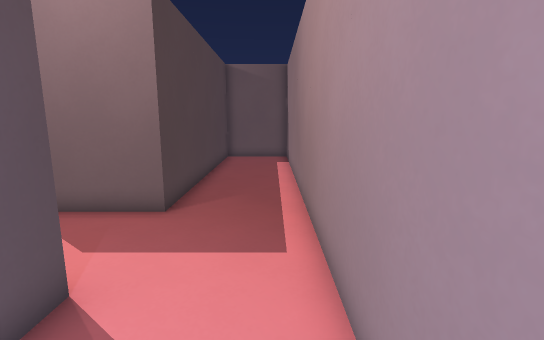
[1] (above)

18 first-person views from a walk through a level from a Godot 3-D game. The camera is 1.3 m above the floor, tilts 10° down and sees 85° across. The floor is counted in squares, 0.5 m on a side. Each view is taken from the middle of a square. On the plan, view 1 faces up. The plan holds only what a view shows up to about 19 squares ahead; the rest is blank. The place goes on beyond the plan.

[2]
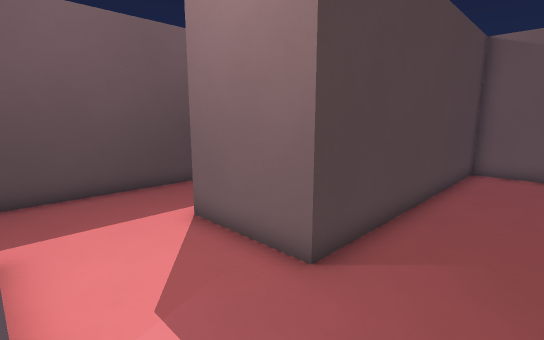

[3]
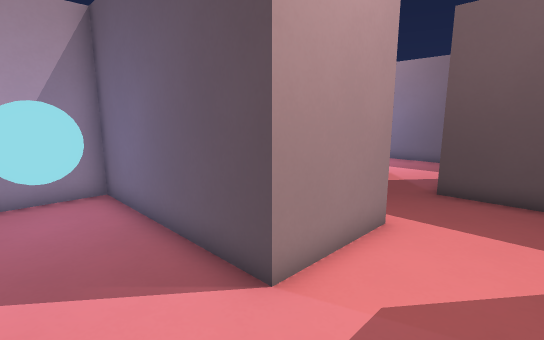

[4]
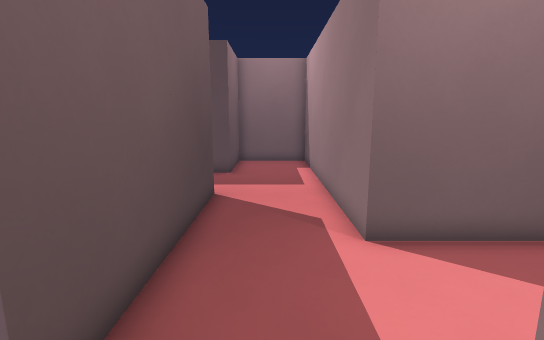

[5]
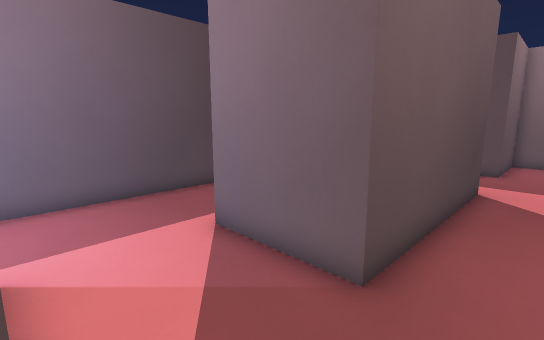

[6]
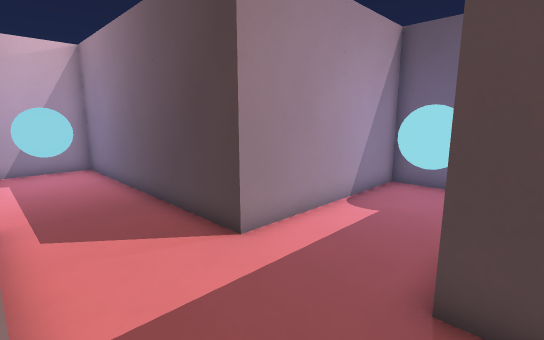

[7]
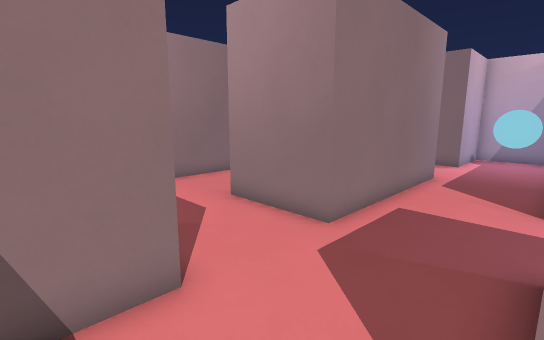

[8]
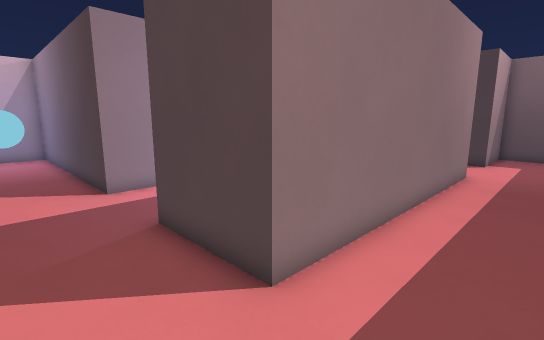

[9]
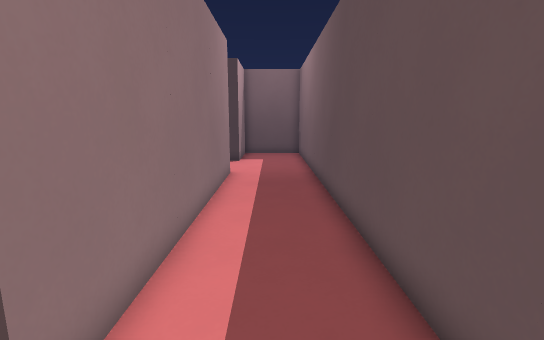

[10]
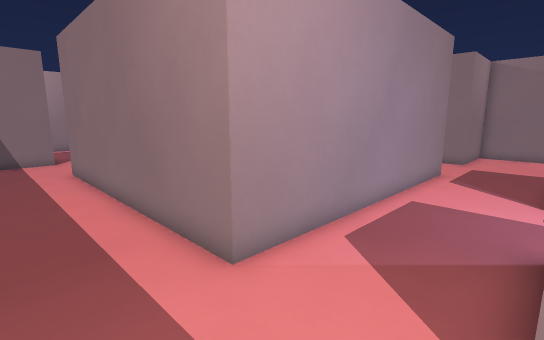

[11]
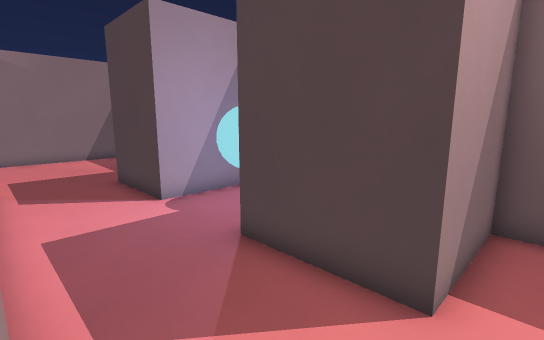

[12]
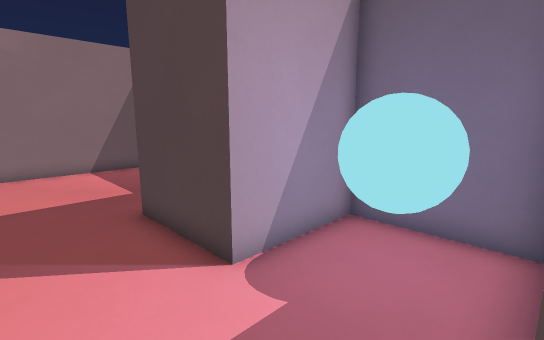

[13]
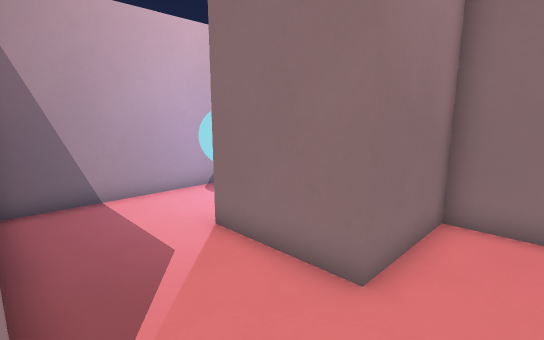

[14]
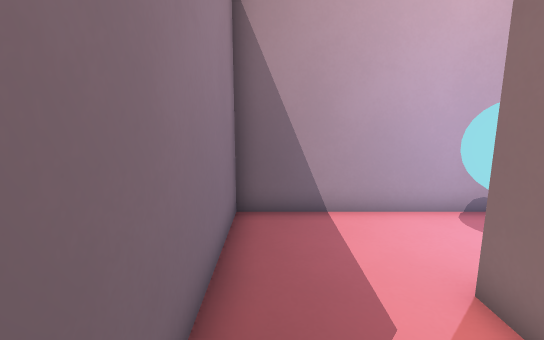

[15]
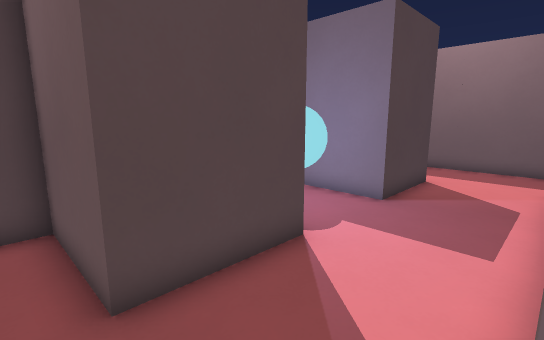

[16]
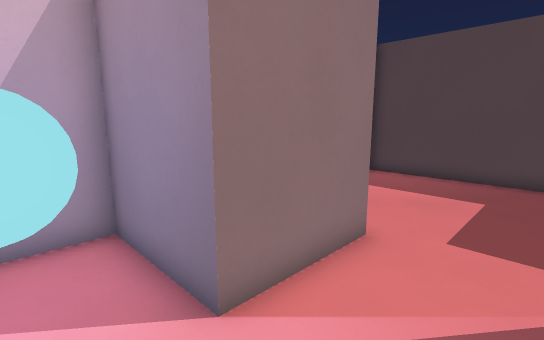

[17]
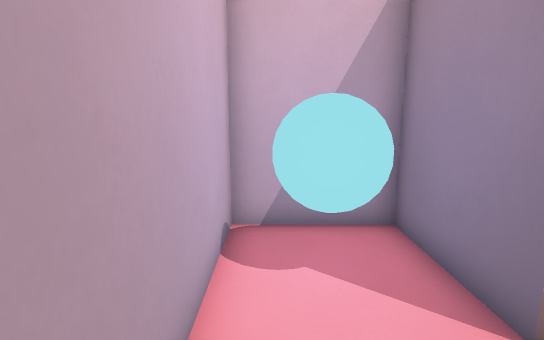

[18]
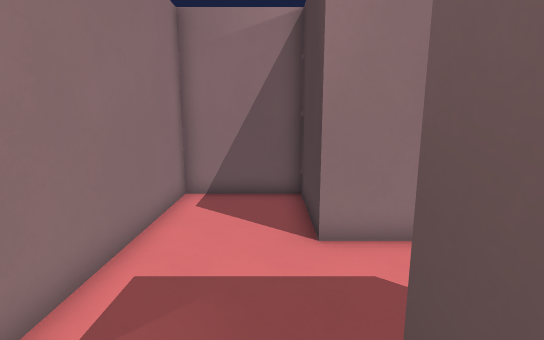

### Floor plan
Points are (right, up) in squares from view 1. A wall is a line through its corners. A room is listed if a view was taken in it or the views show most of it. See-through windows are left out.
Room 1 (views 1, 2, 3, 6, 18)
walls: (-7, 4) (-3, 4) (-3, -4) (-0.2, -4); (-15, 12) (-11, 12) (-11, 4); (-0.5, 20) (-3, 20) (-3, 8) (-7, 8) (-7, 20) (-11, 20) (-11, 16) (-11.9, 16); (-19, 16) (-19, 12); (1, 0.9) (1, 18.8)
ways out: opening at (-17, 12) to room 2; opening at (-9, 4) to room 2; opening at (-17, 16) to room 3
objects: orb (-2, -3) to (0, -1)
Room 2 (views 4, 5)
walls: (-11, 4) (-15, 4) (-15, 12); (-27, 10.1) (-27, 8) (-19, 8) (-19, -4) (-15, -4) (-15, 0) (-11, 0) (-11, -4) (-7, -4) (-7, 4)
ways out: opening at (-17, 12) to room 1; opening at (-9, 4) to room 1
objects: orb (-26, 9) to (-24, 11); orb (-18, -3) to (-16, -1)
Room 3 (views 7, 8, 9, 10, 11, 12, 13, 14, 15, 16, 17)
walls: (-39, 12) (-39, 8) (-35, 8) (-35, 4) (-39, 4) (-39, -4); (-39, 18.1) (-39, 16) (-35, 16) (-35, 12) (-38.2, 12); (-38.1, -4) (-31, -4) (-31, 0) (-27, 0) (-27, -4) (-23, -4) (-23, 4) (-31, 4) (-31, 16) (-19, 16); (-18.9, 20) (-36.2, 20); (-15, 15.9) (-15, 18.2)
ways out: opening at (-17, 16) to room 1
objects: orb (-38, 9) to (-36, 11); orb (-26, -3) to (-24, -1)

Positions as (right, up) in squares from view 1, and headings:
1: (0, 0), facing up
2: (0, 4), facing up-left
3: (0, 7), facing down-left
4: (-9, 2), facing up
5: (-9, 0), facing up-left
6: (-15, 13), facing down-left
7: (-19, 18), facing down-right
8: (-16, 19), facing down-left
9: (-17, 18), facing left
10: (-35, 19), facing down-right
11: (-31, 17), facing down-left
12: (-32, 12), facing down-left
13: (-33, 4), facing down-right
14: (-31, 3), facing right
15: (-31, 3), facing up-left
16: (-25, 3), facing down-left
17: (-24, 3), facing down
18: (-10, 6), facing down
